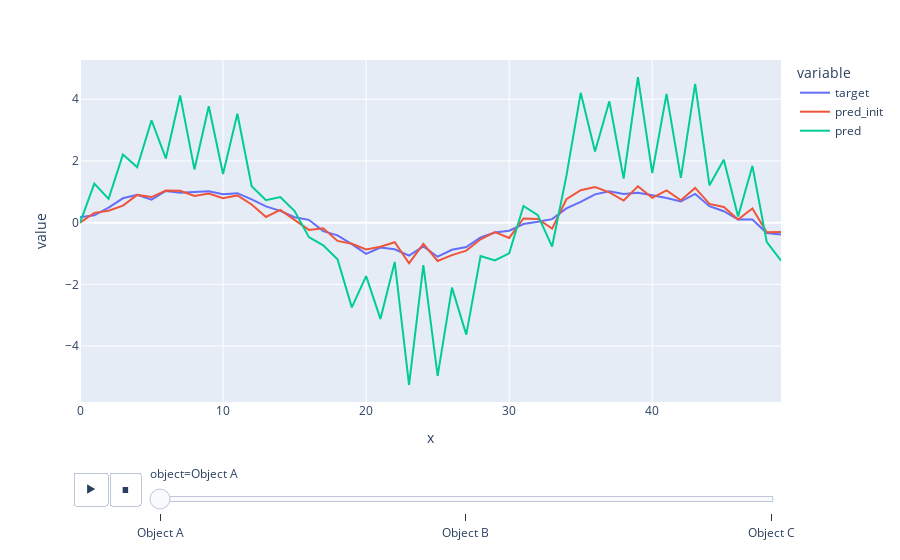

The code cell stored with this chart in its notebook:
### Code cell
px.line(
    df,
    x='x',
    y=['target', 'pred_init', 'pred'],
    animation_frame='object'
)

### Figure 1 — Plotly figure (JSON) as saved in the notebook; plotly's stock layout.template omitted (floating-point values rounded to 4 significant figures)
{"data": [{"hovertemplate": "variable=target<br>object=Object A<br>x=%{x}<br>value=%{y}<extra></extra>", "legendgroup": "target", "line": {"color": "#636efa", "dash": "solid"}, "marker": {"symbol": "circle"}, "mode": "lines", "name": "target", "orientation": "v", "showlegend": true, "type": "scatter", "x": [0, 1, 2, 3, 4, 5, 6, 7, 8, 9, 10, 11, 12, 13, 14, 15, 16, 17, 18, 19, 20, 21, 22, 23, 24, 25, 26, 27, 28, 29, 30, 31, 32, 33, 34, 35, 36, 37, 38, 39, 40, 41, 42, 43, 44, 45, 46, 47, 48, 49], "xaxis": "x", "y": [0.1764, 0.2387, 0.4873, 0.7887, 0.9041, 0.7437, 1.027, 0.9703, 0.9893, 1.015, 0.9237, 0.9539, 0.7516, 0.5277, 0.3794, 0.1745, 0.09103, -0.2761, -0.4112, -0.6973, -1.012, -0.8062, -0.8652, -1.068, -0.7692, -1.104, -0.8789, -0.7915, -0.478, -0.3177, -0.2639, -0.04527, 0.02777, 0.1135, 0.4593, 0.6726, 0.9167, 1.019, 0.9292, 0.9683, 0.8845, 0.7987, 0.684, 0.9295, 0.534, 0.3683, 0.09761, 0.1025, -0.3357, -0.3878], "yaxis": "y"}, {"hovertemplate": "variable=pred_init<br>object=Object A<br>x=%{x}<br>value=%{y}<extra></extra>", "legendgroup": "pred_init", "line": {"color": "#EF553B", "dash": "solid"}, "marker": {"symbol": "circle"}, "mode": "lines", "name": "pred_init", "orientation": "v", "showlegend": true, "type": "scatter", "x": [0, 1, 2, 3, 4, 5, 6, 7, 8, 9, 10, 11, 12, 13, 14, 15, 16, 17, 18, 19, 20, 21, 22, 23, 24, 25, 26, 27, 28, 29, 30, 31, 32, 33, 34, 35, 36, 37, 38, 39, 40, 41, 42, 43, 44, 45, 46, 47, 48, 49], "xaxis": "x", "y": [-0.002688, 0.3161, 0.3851, 0.5526, 0.8985, 0.8294, 1.04, 1.031, 0.8624, 0.9424, 0.7892, 0.882, 0.5889, 0.1824, 0.4149, 0.09413, -0.235, -0.1835, -0.5927, -0.6869, -0.8663, -0.7804, -0.6373, -1.315, -0.6887, -1.241, -1.053, -0.9073, -0.5403, -0.3064, -0.497, 0.1349, 0.1209, -0.1938, 0.757, 1.052, 1.152, 0.983, 0.715, 1.179, 0.8039, 1.043, 0.7256, 1.125, 0.6052, 0.5096, 0.09971, 0.4597, -0.3103, -0.3074], "yaxis": "y"}, {"hovertemplate": "variable=pred<br>object=Object A<br>x=%{x}<br>value=%{y}<extra></extra>", "legendgroup": "pred", "line": {"color": "#00cc96", "dash": "solid"}, "marker": {"symbol": "circle"}, "mode": "lines", "name": "pred", "orientation": "v", "showlegend": true, "type": "scatter", "x": [0, 1, 2, 3, 4, 5, 6, 7, 8, 9, 10, 11, 12, 13, 14, 15, 16, 17, 18, 19, 20, 21, 22, 23, 24, 25, 26, 27, 28, 29, 30, 31, 32, 33, 34, 35, 36, 37, 38, 39, 40, 41, 42, 43, 44, 45, 46, 47, 48, 49], "xaxis": "x", "y": [-0.005376, 1.264, 0.7703, 2.21, 1.797, 3.318, 2.081, 4.123, 1.725, 3.769, 1.578, 3.528, 1.178, 0.7296, 0.8297, 0.3765, -0.47, -0.734, -1.185, -2.748, -1.733, -3.122, -1.275, -5.259, -1.377, -4.965, -2.106, -3.629, -1.081, -1.226, -0.9939, 0.5396, 0.2418, -0.7751, 1.514, 4.207, 2.305, 3.932, 1.43, 4.717, 1.608, 4.173, 1.451, 4.499, 1.21, 2.039, 0.1994, 1.839, -0.6207, -1.229], "yaxis": "y"}], "layout": {"legend": {"title": {"text": "variable"}, "tracegroupgap": 0}, "margin": {"t": 60}, "sliders": [{"active": 0, "currentvalue": {"prefix": "object="}, "len": 0.9, "pad": {"b": 10, "t": 60}, "steps": [{"args": [["Object A"], {"frame": {"duration": 0, "redraw": false}, "fromcurrent": true, "mode": "immediate", "transition": {"duration": 0, "easing": "linear"}}], "label": "Object A", "method": "animate"}, {"args": [["Object B"], {"frame": {"duration": 0, "redraw": false}, "fromcurrent": true, "mode": "immediate", "transition": {"duration": 0, "easing": "linear"}}], "label": "Object B", "method": "animate"}, {"args": [["Object C"], {"frame": {"duration": 0, "redraw": false}, "fromcurrent": true, "mode": "immediate", "transition": {"duration": 0, "easing": "linear"}}], "label": "Object C", "method": "animate"}], "x": 0.1, "xanchor": "left", "y": 0, "yanchor": "top"}], "updatemenus": [{"buttons": [{"args": [null, {"frame": {"duration": 500, "redraw": false}, "fromcurrent": true, "mode": "immediate", "transition": {"duration": 500, "easing": "linear"}}], "label": "&#9654;", "method": "animate"}, {"args": [[null], {"frame": {"duration": 0, "redraw": false}, "fromcurrent": true, "mode": "immediate", "transition": {"duration": 0, "easing": "linear"}}], "label": "&#9724;", "method": "animate"}], "direction": "left", "pad": {"r": 10, "t": 70}, "showactive": false, "type": "buttons", "x": 0.1, "xanchor": "right", "y": 0, "yanchor": "top"}], "xaxis": {"anchor": "y", "domain": [0, 1], "title": {"text": "x"}}, "yaxis": {"anchor": "x", "domain": [0, 1], "title": {"text": "value"}}}}
